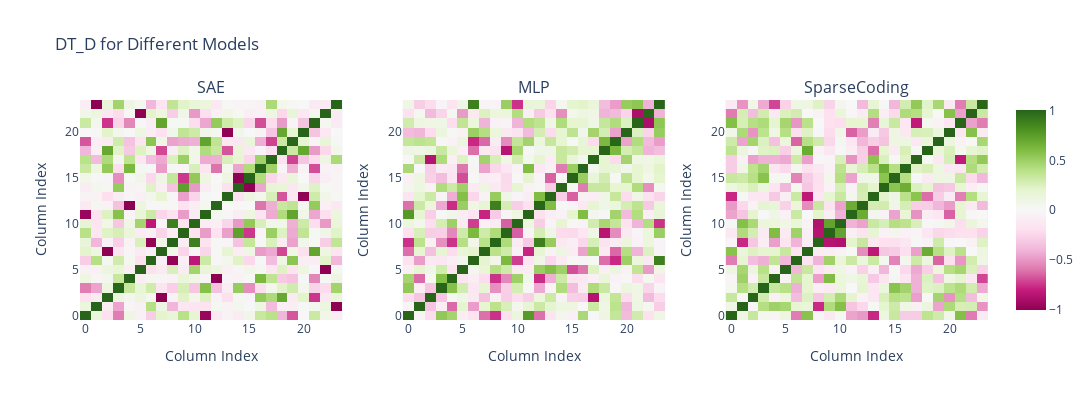

The notebook cell this image was saved under:
### Code cell
import plotly.express as px
import plotly.subplots as sp

# Create a subplot with 1 row and 3 columns
fig = sp.make_subplots(rows=1, cols=3, subplot_titles=('SAE', 'MLP', 'SparseCoding'))

# Calculate the global color scale range
all_values = []
for model_name in ['SAE', 'MLP', 'SparseCoding']:
    d = decoder_weights[model_name]
    DT_D = d.T @ d
    all_values.extend(DT_D.flatten().tolist())

color_scale_min = min(all_values)
color_scale_max = max(all_values)

# Plot for each model
for i, model_name in enumerate(['SAE', 'MLP', 'SparseCoding'], start=1):
    d = decoder_weights[model_name]
    DT_D = d.T @ d
    
    fig.add_trace(
        px.imshow(DT_D, color_continuous_scale='Blues',
                  zmin=color_scale_min, zmax=color_scale_max).data[0],
        row=1, col=i
    )

# Update layout
fig.update_layout(height=400, width=1200, title_text="DT_D for Different Models")
fig.update_xaxes(title_text="Column Index")
fig.update_yaxes(title_text="Column Index")

# Show the plot
fig.show()

### Figure 1 — Plotly figure (JSON) as saved in the notebook; plotly's stock layout.template omitted (floating-point values rounded to 4 significant figures; data arrays with more than 128 entries replaced by an {"elided": "..."} marker saying what was removed)
{"data": [{"coloraxis": "coloraxis", "hovertemplate": "x: %{x}<br>y: %{y}<br>color: %{z}<extra></extra>", "name": "0", "type": "heatmap", "xaxis": "x", "yaxis": "y", "z": {"elided": "24x24 float values"}}, {"coloraxis": "coloraxis", "hovertemplate": "x: %{x}<br>y: %{y}<br>color: %{z}<extra></extra>", "name": "0", "type": "heatmap", "xaxis": "x2", "yaxis": "y2", "z": {"elided": "24x24 float values"}}, {"coloraxis": "coloraxis", "hovertemplate": "x: %{x}<br>y: %{y}<br>color: %{z}<extra></extra>", "name": "0", "type": "heatmap", "xaxis": "x3", "yaxis": "y3", "z": {"elided": "24x24 float values"}}], "layout": {"annotations": [{"font": {"size": 16}, "showarrow": false, "text": "SAE", "x": 0.1444, "xanchor": "center", "xref": "paper", "y": 1, "yanchor": "bottom", "yref": "paper"}, {"font": {"size": 16}, "showarrow": false, "text": "MLP", "x": 0.5, "xanchor": "center", "xref": "paper", "y": 1, "yanchor": "bottom", "yref": "paper"}, {"font": {"size": 16}, "showarrow": false, "text": "SparseCoding", "x": 0.8556, "xanchor": "center", "xref": "paper", "y": 1, "yanchor": "bottom", "yref": "paper"}], "height": 400, "title": {"text": "DT_D for Different Models"}, "width": 1200, "xaxis": {"anchor": "y", "domain": [0, 0.2889], "title": {"text": "Column Index"}}, "xaxis2": {"anchor": "y2", "domain": [0.3556, 0.6444], "title": {"text": "Column Index"}}, "xaxis3": {"anchor": "y3", "domain": [0.7111, 1], "title": {"text": "Column Index"}}, "yaxis": {"anchor": "x", "domain": [0, 1], "title": {"text": "Column Index"}}, "yaxis2": {"anchor": "x2", "domain": [0, 1], "title": {"text": "Column Index"}}, "yaxis3": {"anchor": "x3", "domain": [0, 1], "title": {"text": "Column Index"}}}}
